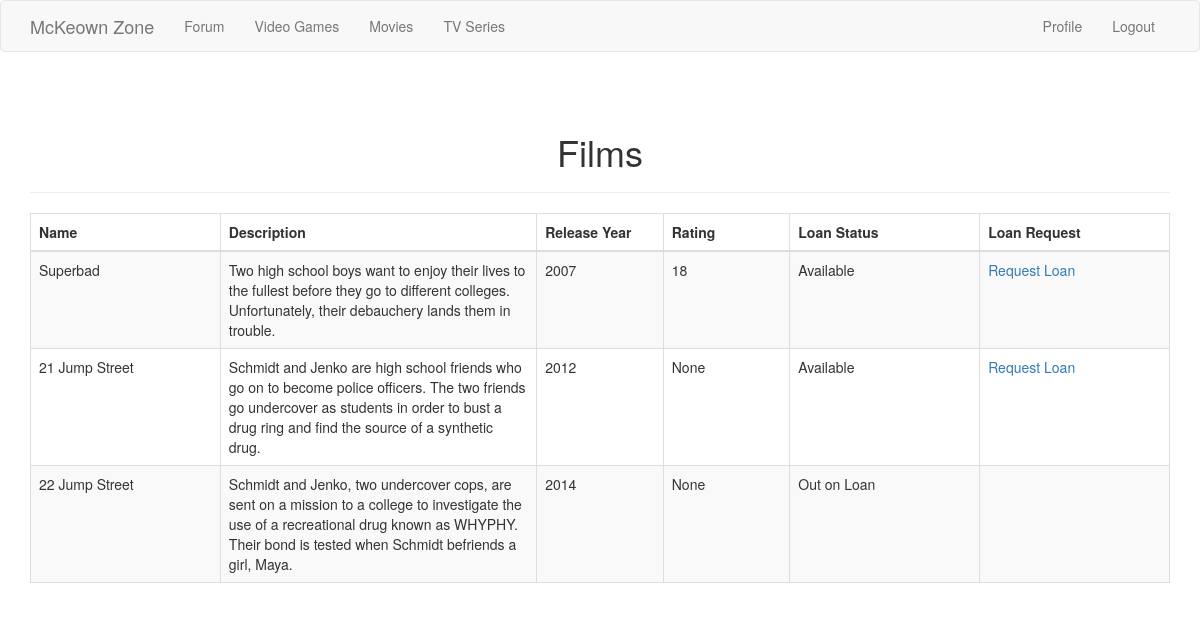
/films (signed in), run on an earlier commit of the app's database.
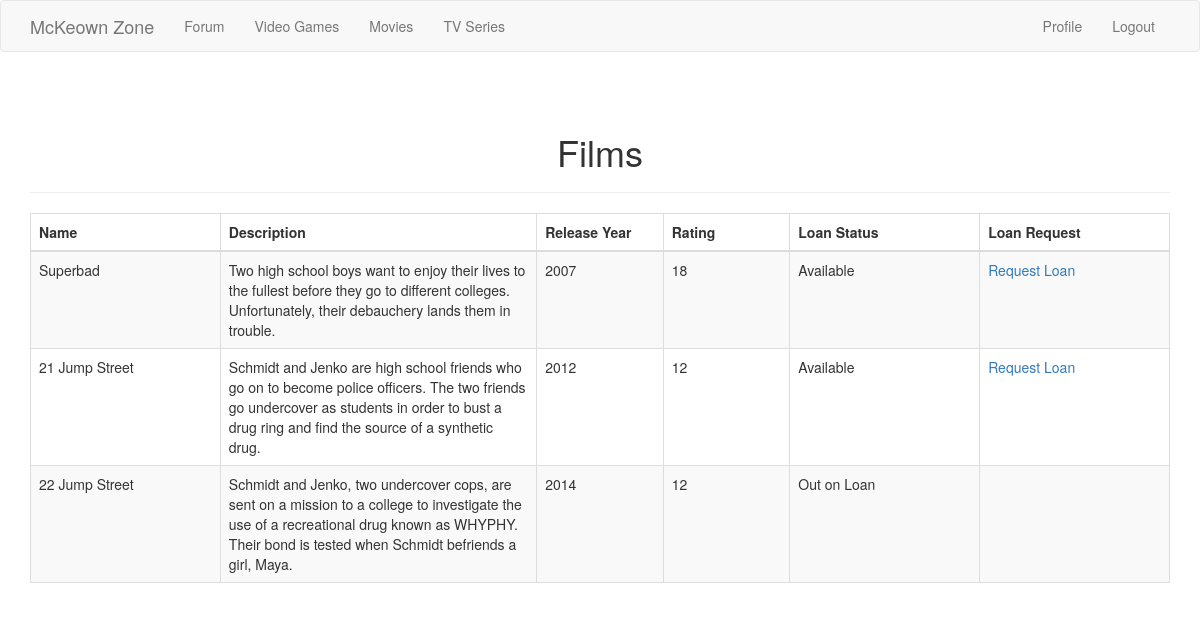
And on a later commit of the database.
### app/models.py (models this page shows)
class Film(db.Model):
	id = db.Column(db.Integer, primary_key=True)
	name = db.Column(db.String(50))
	description = db.Column(db.String(250))
	release_year = db.Column(db.Integer)
	rating = db.Column(db.Integer)
	loan_status = db.Column(db.String(150))
	last_update = db.Column(db.DateTime, default=datetime.utcnow)

### app/routes.py (the view)
@app.route('/films')
@login_required
def films():
	films = Film.query.all()
	return render_template ('films.html', films=films, title="Films")

### app/models.py (called while the page is built)
@login.user_loader
def load_user(id):
	return User.query.get(int(id));

### app/routes.py (called while the page is built)
@app.before_request
def before_request():
	if current_user.is_authenticated:
		current_user.last_seen = datetime.utcnow()
		db.session.commit()

### app/templates/films.html (shortened to what this page needs)
{% import "bootstrap/utils.html" as utils %}
{% extends "base.html" %}
{% block app_content %}
<div class="content-section">
  <div class="outer">
    <div class="middle">
      <div class="inner">
        <br/>
        <br/>
        <h1 style="text-align:center;">Films</h1>
        {% if films %}
          <hr class="intro-divider">
          <div class="center">
            <table class="table table-striped table-bordered">
              <thead>
                <tr>
                  <th width="15%"> Name </th>
                  <th width="25%"> Description </th>
                  <th width="10%"> Release Year </th>
                  <th width="10%"> Rating </th>
                  <th width="15%"> Loan Status </th>
                  <th width="15%"> Loan Request </th>
                </tr>
              </thead>
              <tbody>
              {% for film in films %}
              <tr>
                <td> {{ film.name }} </td>
                <td> {{ film.description }} </td>
                <td> {{ film.release_year }} </td>
                <td> {{ film.rating }} </td>
                <td> {{ film.loan_status }} </td>
                <td>
                  {% if film.loan_status == "Available"  %}
                    <a href="{{ url_for('filmloan', id=film.id) }}">
                       Request Loan
                    </a>
                    {% endif %}
              </td>
                </tr>
              {% endfor %}
              </tbody>
            </table>
          </div>
        {% else %}
          <div style="text-align: center">
            <h3> No Films have been added. </h3>
            <hr class="intro-divider">
        {% endif %}
      </div>
    </div>
  </div>
</div>
{% endblock %}

What changed in the data, as far as the page shows it:
changed Film "21 Jump Street": rating "None" → "12"
changed Film "22 Jump Street": rating "None" → "12"
